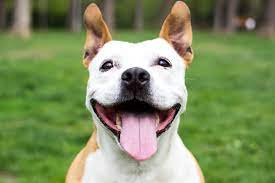
#> input picture CursoOpenCV/Dogs/Dog1.jfif, 275 x 183 px
$ python splitmerge.py
#> lines starting #> are read from the running program, lines starting #| are printed output that depends on the picture
import cv2 as cv
import numpy as np

img = cv.imread('Dogs/Dog1.jfif')
#> img is the input picture: shape (183, 275, 3); mean B, G, R 97.1, 142.3, 127.5
cv.imshow('Dog', img)

blank = np.zeros(img.shape[:2], dtype='uint8')

b,g,r = cv.split(img)
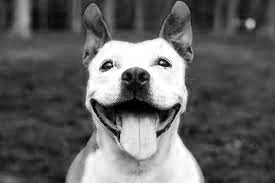
#> b: shape (183, 275); min 0, max 255, mean 97.1
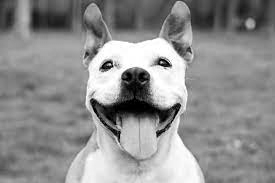
#> g: shape (183, 275); min 0, max 255, mean 142.3
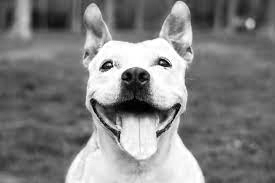
#> r: shape (183, 275); min 0, max 255, mean 127.5

blue = cv.merge([b,blank,blank])
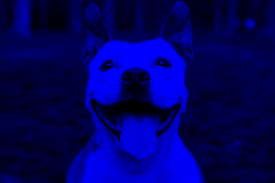
#> blue: shape (183, 275, 3); mean of channels 0, 1, 2 97.1, 0, 0; drawn as B, G, R
green = cv.merge([blank,g,blank])
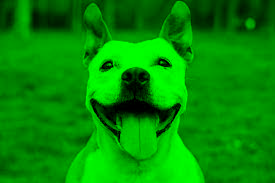
#> green: shape (183, 275, 3); mean of channels 0, 1, 2 0, 142.3, 0; drawn as B, G, R
red = cv.merge([blank,blank,r])
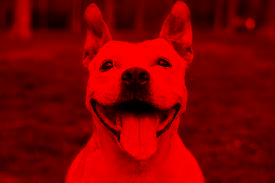
#> red: shape (183, 275, 3); mean of channels 0, 1, 2 0, 0, 127.5; drawn as B, G, R

cv.imshow('Blue', blue)
cv.imshow('Red', red)
cv.imshow('Green', green)

print(img.shape)
#| (183, 275, 3)
print(r.shape)
#| (183, 275)
print(g.shape)
#| (183, 275)
print(b.shape)
#| (183, 275)

merged = cv.merge([r,g,b])
cv.imshow('Merged Image', merged)

cv.waitKey(0)

$ run again, with CursoOpenCV/Dogs/Dog2.jfif copied over CursoOpenCV/Dogs/Dog1.jfif
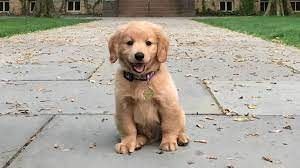
#> input picture CursoOpenCV/Dogs/Dog2.jfif, 300 x 168 px
#> img is the input picture: shape (168, 300, 3); mean B, G, R 149.2, 162.3, 168.3
#> `green = cv.merge([blank,g,blank])`:
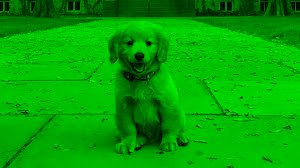
#> green: shape (168, 300, 3); mean of channels 0, 1, 2 0, 162.3, 0; drawn as B, G, R
#> `red = cv.merge([blank,blank,r])`:
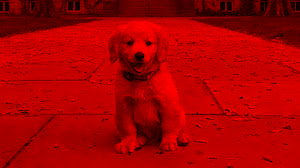
#> red: shape (168, 300, 3); mean of channels 0, 1, 2 0, 0, 168.3; drawn as B, G, R
#| (168, 300, 3)
#| (168, 300)
#| (168, 300)
#| (168, 300)

$ run again, with CursoOpenCV/Dogs/Dog3.jfif copied over CursoOpenCV/Dogs/Dog1.jfif
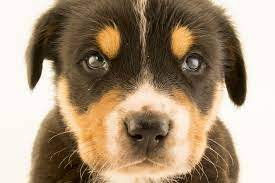
#> input picture CursoOpenCV/Dogs/Dog3.jfif, 275 x 183 px
#> img is the input picture: shape (183, 275, 3); mean B, G, R 122.9, 146.5, 166.9
#> `green = cv.merge([blank,g,blank])`:
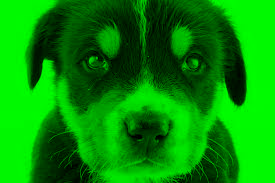
#> green: shape (183, 275, 3); mean of channels 0, 1, 2 0, 146.5, 0; drawn as B, G, R
#> `red = cv.merge([blank,blank,r])`:
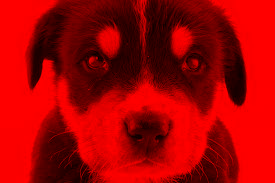
#> red: shape (183, 275, 3); mean of channels 0, 1, 2 0, 0, 166.9; drawn as B, G, R
#| (183, 275, 3)
#| (183, 275)
#| (183, 275)
#| (183, 275)

$ run again, with CursoOpenCV/Dogs/Dog4.jfif copied over CursoOpenCV/Dogs/Dog1.jfif
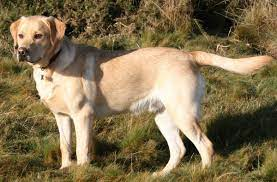
#> input picture CursoOpenCV/Dogs/Dog4.jfif, 277 x 182 px
#> img is the input picture: shape (182, 277, 3); mean B, G, R 80.7, 113.6, 130.6
#> `green = cv.merge([blank,g,blank])`:
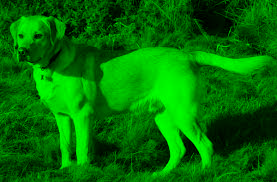
#> green: shape (182, 277, 3); mean of channels 0, 1, 2 0, 113.6, 0; drawn as B, G, R
#> `red = cv.merge([blank,blank,r])`:
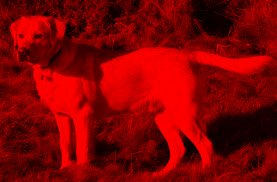
#> red: shape (182, 277, 3); mean of channels 0, 1, 2 0, 0, 130.6; drawn as B, G, R
#| (182, 277, 3)
#| (182, 277)
#| (182, 277)
#| (182, 277)
